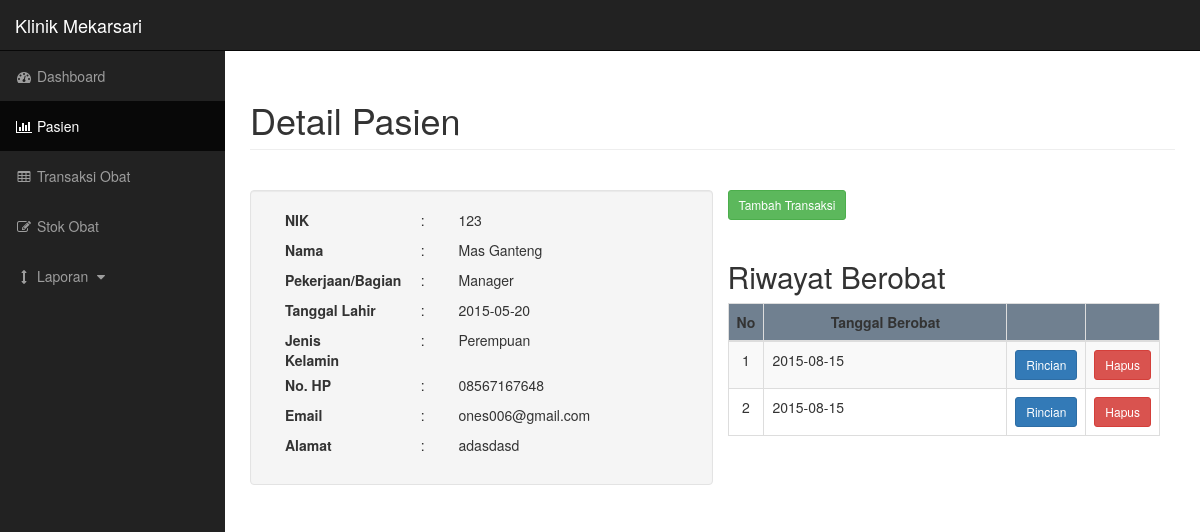
Screenshot of /detail.php?id=1 with the database file from the repository.
### tables this page shows
CREATE TABLE IF NOT EXISTS `m_employee` (
  `me_id` int(11) NOT NULL,
  `me_md_id` int(11) DEFAULT NULL,
  `me_mep_id` varchar(50) DEFAULT NULL,
  `me_nik` varchar(255) DEFAULT NULL,
  `me_rfid` varchar(25) NOT NULL,
  `me_barcode` varchar(25) NOT NULL,
  `me_first_name` varchar(25) DEFAULT NULL,
  `me_middle_name` varchar(25) DEFAULT NULL,
  `me_last_name` varchar(25) DEFAULT NULL,
  `me_dob` date DEFAULT NULL,
  `me_gender` varchar(15) DEFAULT NULL,
  `me_hp` varchar(25) DEFAULT NULL,
  `me_email` varchar(100) DEFAULT NULL,
  `me_address` text,
  `me_working_since` date DEFAULT NULL,
  `me_status_kontrak` int(11) NOT NULL,
  `me_status_keaktifan` varchar(25) NOT NULL,
  `me_kendaraan` varchar(25) NOT NULL,
  `me_foto` varchar(100) NOT NULL
);

CREATE TABLE IF NOT EXISTS `m_employee_positions` (
  `mep_id` int(11) NOT NULL,
  `mep_name` varchar(255) DEFAULT NULL,
  `mep_desc` varchar(255) DEFAULT NULL
);

CREATE TABLE IF NOT EXISTS `tpa_pasien` (
  `tpa_id` int(11) NOT NULL,
  `tpa_tanggal_berobat` date NOT NULL,
  `tpa_me_id` int(11) NOT NULL,
  `tpa_keterangan` text NOT NULL
);

### detail.php (the view, shortened to what this page needs)
<!DOCTYPE html>
<html lang="en">
<?php
	$mep_id = $_GET['id'];
	$query = mysql_query("select * from m_employee where me_mep_id = '$mep_id'");
	$row = mysql_fetch_array($query);
	$me_id = $row['me_id'];
	$q = mysql_query("select * from m_employee_positions where mep_id = '$mep_id'");
	$r = mysql_fetch_array($q);
	$qr = mysql_query("select * from tpa_pasien where tpa_me_id = '$me_id'");
?>
<head>
    <link href="css/bootstrap.min.css" rel="stylesheet">
    <link href="css/sb-admin.css" rel="stylesheet">
    <link href="css/plugins/morris.css" rel="stylesheet">
    <link href="font-awesome/css/font-awesome.min.css" rel="stylesheet" type="text/css">
	<link href="css/modal dialog.css" rel="stylesheet">
</head>
<body>
    <div id="wrapper">
        <nav class="navbar navbar-inverse navbar-fixed-top" role="navigation">
            <div class="navbar-header">
                <a class="navbar-brand" href="index.php">Klinik Mekarsari</a>
            </div>
            <div class="collapse navbar-collapse navbar-ex1-collapse">
                <ul class="nav navbar-nav side-nav">
                    <li>
                        <a href="index.php"><i class="fa fa-fw fa-dashboard"></i> Dashboard</a>
                    </li>
                    <li class="active">
                        <a href="pasien.php"><i class="fa fa-fw fa-bar-chart-o"></i> Pasien</a>
                    </li>
                    <li>
                        <a href="transaksi.php"><i class="fa fa-fw fa-table"></i> Transaksi Obat</a>
                    </li>
                    <li>
                        <a href="stok.php"><i class="fa fa-fw fa-edit"></i> Stok Obat</a>
                    </li>
                    <li>
                        <a href="javascript:;" data-toggle="collapse" data-target="#demo"><i class="fa fa-fw fa-arrows-v"></i> Laporan <i class="fa fa-fw fa-caret-down"></i></a>
                    </li>
				</ul>
			</div>
        </nav>
        <div id="page-wrapper">
            <div class="container-fluid">
                <div class="row">
                    <div class="col-lg-12">
						<h1 class="page-header">
                            Detail Pasien
                        </h1>
						<div class="well col-lg-6">
							<div class="row">
								<div class="col-sm-4">
									<label class="col-sm-12">NIK</label>
								</div>
								<div class="col-sm-1">
									<p>:</p>
								</div>
								<div class="col-sm-6">
									<p><?php echo $row['me_nik']?></p>
								</div>
							</div>
							<div class="row">
								<div class="col-sm-4">
									<label class="col-sm-12">Nama</label>
								</div>
								<div class="col-sm-1">
									<p>:</p>
								</div>
								<div class="col-sm-6">
									<p><?php echo $row['me_first_name'],' ',$row['me_last_name']?></p>
								</div>
							</div>
							<div class="row">
								<div class="col-sm-4">
									<label class="col-sm-12">Pekerjaan/Bagian</label>
								</div>
								<div class="col-sm-1">
									<p>:</p>
								</div>
								<div class="col-sm-6">
									<p><?php echo $r['mep_name']?></p>
								</div>
							</div>
							<div class="row">
								<div class="col-sm-4">
									<label class="col-sm-12 control-label">Tanggal Lahir</label>
								</div>
								<div class="col-sm-1">
									<p>:</p>
								</div>
								<div class="col-sm-6">
									<p><?php echo $row['me_dob']?></p>
								</div>
							</div>
							<div class="row">
								<div class="col-sm-4">
									<label class="col-sm-12 control-label">Jenis Kelamin</label>
								</div>
								<div class="col-sm-1">
									<p>:</p>
								</div>
								<div class="col-sm-6">
									<p><?php if($row['me_gender']) echo 'Laki-laki'; else echo 'Perempuan';?></p>
								</div>
							</div>
							<div class="row">
								<div class="col-sm-4">
									<label class="col-sm-12 control-label">No. HP</label>
								</div>
								<div class="col-sm-1">
									<p>:</p>
								</div>
								<div class="col-sm-6">
									<p><?php echo $row['me_hp']?></p>
								</div>
							</div>
							<div class="row">
								<div class="col-sm-4">
									<label class="col-sm-12 control-label">Email</label>
								</div>
								<div class="col-sm-1">
									<p>:</p>
								</div>
								<div class="col-sm-6">
									<p><?php echo $row['me_email']?></p>
								</div>
							</div>
							<div class="row">
								<div class="col-sm-4">
									<label class="col-sm-12 control-label">Alamat</label>
								</div>
								<div class="col-sm-1">
									<p>:</p>
								</div>
								<div class="col-sm-6">
									<p><?php echo $row['me_address']?></p>
								</div>
							</div>
						</div>
						<div class="col-lg-6">
							<button type="button" class="btn btn-success btn-sm" data-toggle="modal" data-target="#tambahT">
							Tambah Transaksi
							</button>
							<br></br>
							<h2>Riwayat Berobat</h2>
							<div class="table-responsive">
								<table class="table table-bordered table-hover table-striped">
									<thead>
										<tr style="    background-color: slategray;">
											<th class="col-sm-1" style="text-align: center">No</th>
											<th style="text-align: center">Tanggal Berobat</th>
											<th class="col-sm-1"></th>
											<th class="col-sm-1"></th>
										</tr>
									</thead>
									<tbody>
										<?php
											$i = 0;
											while($rw = mysql_fetch_array($qr))
											{
												$tpa_id = $rw['tpa_id'];
												$i++;
											?>
										<tr>
											<td style="text-align: center"><?php echo $i?></td>
											<td>
												<?php echo $rw['tpa_tanggal_berobat']?>
											</td>
											<td>
												<center>
													<button type="button" class="btn btn-primary btn-sm" data-toggle="modal" data-target="#rincian<?php echo $tpa_id?>">
													  Rincian
													</button>
												</center>
											</td>
											<td>
												<center>
													<button type="button" class="btn btn-danger btn-sm" data-toggle="modal" data-target="#hapus_riwayat<?php echo $tpa_id?> ">
													  Hapus
													</button>
												</center>
											</td>
										</tr>
										<?php } ?>
									</tbody>
								</table>
							</div>
						</div>
                    </div>
                </div>
            </div>
        </div>
    </div>
</body>
</html>

### css/sb-admin.css (style rules this page uses)
body { margin-top: 100px; background-color: #222; }
@media (min-width:768px) { body { margin-top: 50px; } }
#wrapper { padding-left: 0; }
#page-wrapper { width: 100%; padding: 0; background-color: #fff; }
@media (min-width:768px) { #wrapper { padding-left: 225px; } }
@media (min-width:768px) { #page-wrapper { padding: 10px; } }
@media (min-width:768px) { .side-nav { position: fixed; top: 51px; left: 225px; width: 225px; margin-left: -225px; border: none; border-radius: 0; overflow-y: auto; background-color: #222; bottom: 0; overflow-x: hidden; padding-bottom: 40px; } }
@media (min-width:768px) { .side-nav>li>a { width: 225px; } }

### rows the page displays
m_employee: me_nik "123", me_first_name "Mas", me_last_name "Ganteng", me_dob "2015-05-20", me_hp "08567167648", me_email "ones006@gmail.com", me_address "adasdasd"
m_employee_positions: mep_name "Manager"
tpa_pasien: tpa_tanggal_berobat "2015-08-15"
tpa_pasien: tpa_tanggal_berobat "2015-08-15"
